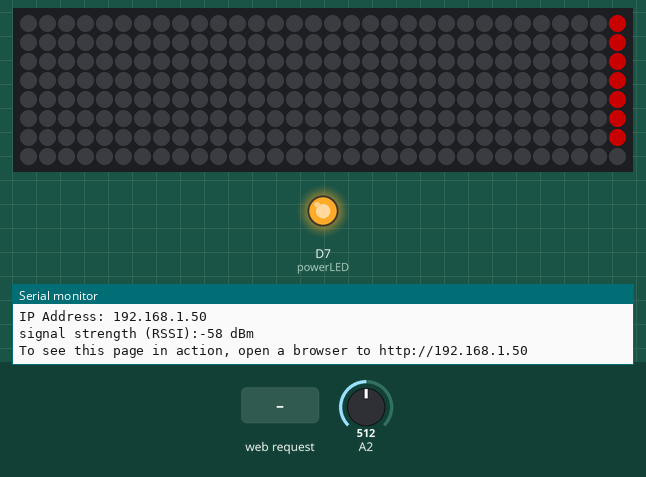
Bench run of a sketch on a simulated Arduino MKR. On the bench: 32×8 RGB LED matrix (first LED top left, wired row by row), output pins drawn as LEDs (lit = HIGH), the last lines printed to the serial monitor. The test bench sets the inputs (shaded band); at power-on: A2 = 512. Dim RGB values are drawn brighter than linear; WiFi joins after 1.5 s; servers stay silent unless stated.

Above: at 14.2 s.
14.3 s: HTTP request GET /?r received
At 15.6 s:
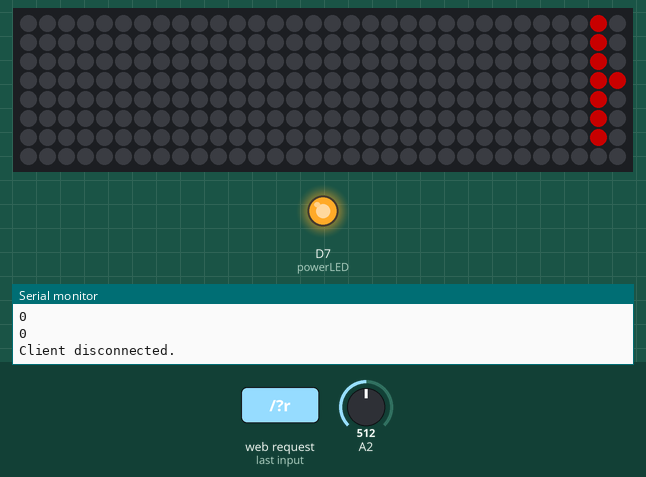
At 16.7 s:
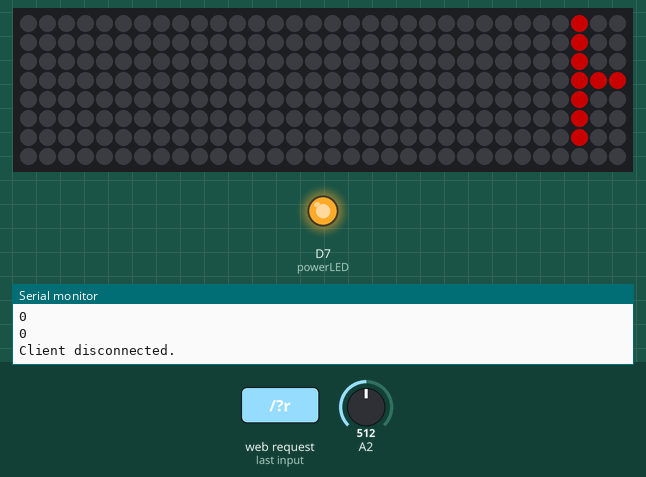
Timing chart, 0 to 18.2 s (numbered marks = the images above; inputs shaded):
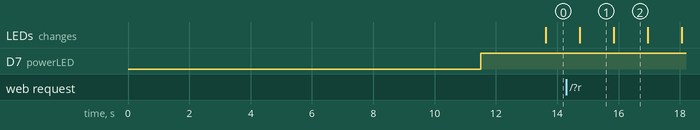

Measured:
- what the display in image 1 shows lasts 1.1 s, from 14.7 s to 15.8 s

The sketch:

LED_Code.ino
```cpp
#include <WiFiNINA.h>
#include <Adafruit_GFX.h>
#include <Adafruit_NeoMatrix.h>
#include <Adafruit_NeoPixel.h>

#ifndef PSTR
#define PSTR // Make Arduino Due happy
#endif

#define PIN 6

int powerLED = 7;
int connectionLED = 8;

char ssid[] = "";
char pass[] = "";
int status = WL_IDLE_STATUS;  // connection status
WiFiServer server(80);        // server socket

WiFiClient client = server.available();

// Decode HTTP GET value
String redString = "0";
String greenString = "0";
String blueString = "0";
int pos1 = 0;
int pos2 = 0;
int pos3 = 0;
int pos4 = 0;

// Variable to store the HTTP req  uest
String header;

// Current time
unsigned long currentTime = millis();
// Previous time
unsigned long previousTime = 0;
// Define timeout time in milliseconds (example: 2000ms = 2s)
const long timeoutTime = 2000;

Adafruit_NeoMatrix matrix = Adafruit_NeoMatrix(
    32, 8, PIN,
    NEO_MATRIX_TOP + NEO_MATRIX_LEFT +
        NEO_MATRIX_COLUMNS + NEO_MATRIX_ZIGZAG,
    NEO_GRB + NEO_KHZ800);

int x = matrix.width();
int matrixPass = 0;

const uint16_t rgb_color[] = {
    matrix.Color(255, 0, 0), matrix.Color(0, 255, 0), matrix.Color(0, 0, 255)};

uint16_t color = rgb_color[0];

// TODO Write a status check function indicating connection status and power
// TODO Create AP access app to remove hard coded credentials (phone app might not be best way)
// TODO Parametrize what text is displayed on the LED panel

void setup()
{
  Serial.begin(9600);

  pinMode(powerLED, OUTPUT);

  matrix.begin();
  matrix.setTextWrap(false);
  matrix.setBrightness(100);
  matrix.setTextColor(rgb_color[0]);

  while (!Serial)
    ;

  enable_WiFi();
  connect_WiFi();

  server.begin();
  printWifiStatus();
}

void loop()
{
  checkStatus();
  drawLED(color);
  client = server.available();

  if (client)
  {
    printWEB();
  }
}

void printWifiStatus()
{
  // print the SSID of the network you're attached to:
  Serial.print("SSID: ");
  Serial.println(WiFi.SSID());

  // print your board's IP address:
  IPAddress ip = WiFi.localIP();
  Serial.print("IP Address: ");
  Serial.println(ip);

  // print the received signal strength:
  long rssi = WiFi.RSSI();
  Serial.print("signal strength (RSSI):");
  Serial.print(rssi);
  Serial.println(" dBm");

  Serial.print("To see this page in action, open a browser to http://");
  Serial.println(ip);
}

void enable_WiFi()
{
  // check for the WiFi module:
  if (WiFi.status() == WL_NO_MODULE)
  {
    Serial.println("Communication with WiFi module failed!");
    // don't continue
    while (true)
      ;
  }

  String fv = WiFi.firmwareVersion();
  if (fv < "1.0.0")
  {
    Serial.println("Please upgrade the firmware");
  }
}

void connect_WiFi()
{
  // attempt to connect to Wifi network:
  while (status != WL_CONNECTED)
  {
    Serial.print("Attempting to connect to SSID: ");
    Serial.println(ssid);
    // Connect to WPA/WPA2 network. Change this line if using open or WEP network:
    status = WiFi.begin(ssid, pass);

    // wait 10 seconds for connection:
    delay(10000);
  }
}

void drawLED(uint16_t inputColor)
{
  matrix.fillScreen(0);
  matrix.setCursor(x, 0);
  matrix.print(F("HELLO WORLD!"));
  if (--x < -50)
  {
    x = matrix.width();
    if (++matrixPass >= 3)
      matrixPass = 0;
    matrix.setTextColor(inputColor);
  }
  matrix.show();
  delay(100);
}

void printWEB()
{
  if (client)
  {
    currentTime = millis();
    previousTime = currentTime;   // if you get a client,
    Serial.println("new client"); // print a message out the serial port
    String currentLine = "";      // make a String to hold incoming data from the client
    while (client.connected() && currentTime - previousTime <= timeoutTime)
    { // loop while the client's connected
      currentTime = millis();
      if (client.available())
      {                         // if there's bytes to read from the client,
        char c = client.read(); // read a byte, then
        Serial.write(c);        // print it out the serial monitor
        header += c;
        if (c == '\n')
        { // if the byte is a newline character

          // if the current line is blank, you got two newline characters in a row.
          // that's the end of the client HTTP request, so send a response:
          if (currentLine.length() == 0)
          {

            // HTTP headers always start with a response code (e.g. HTTP/1.1 200 OK)
            // and a content-type so the client knows what's coming, then a blank line:
            client.println("HTTP/1.1 200 OK");
            client.println("Content-type:text/html");
            client.println("Connection: close");
            client.println();

            // Display the HTML web page
            client.println("<!DOCTYPE html><html>");
            client.println("<head><meta name=\"viewport\" content=\"width=device-width, initial-scale=1\">");
            client.println("<link rel=\"icon\" href=\"data:,\">");
            client.println("<link rel=\"stylesheet\" href=\"https://stackpath.bootstrapcdn.com/bootstrap/4.3.1/css/bootstrap.min.css\">");
            client.println("<script src=\"https://cdnjs.cloudflare.com/ajax/libs/jscolor/2.0.4/jscolor.min.js\"></script>");
            client.println("</head><body><div class=\"container\"><div class=\"row\"><h1>ESP Color Picker</h1></div>");
            client.println("<a class=\"btn btn-primary btn-lg\" href=\"#\" id=\"change_color\" role=\"button\">Change Color</a> ");
            client.println("<input class=\"jscolor {onFineChange:'update(this)'}\" id=\"rgb\"></div>");
            client.println("<script>function update(picker) {document.getElementById('rgb').innerHTML = Math.round(picker.rgb[0]) + ', ' +  Math.round(picker.rgb[1]) + ', ' + Math.round(picker.rgb[2]);");
            client.println("document.getElementById(\"change_color\").href=\"?r\" + Math.round(picker.rgb[0]) + \"g\" +  Math.round(picker.rgb[1]) + \"b\" + Math.round(picker.rgb[2]) + \"&\";}</script></body></html>");
            // The HTTP response ends with another blank line
            client.println();

            // Request sample: /?r201g32b255&
            // Red = 201 | Green = 32 | Blue = 255

            if (header.indexOf("GET /?r") >= 0)
            {
              pos1 = header.indexOf('r');
              pos2 = header.indexOf('g');
              pos3 = header.indexOf('b');
              pos4 = header.indexOf('&');
              redString = header.substring(pos1 + 1, pos2);
              greenString = header.substring(pos2 + 1, pos3);
              blueString = header.substring(pos3 + 1, pos4);
              Serial.println(redString.toInt());
              Serial.println(greenString.toInt());
              Serial.println(blueString.toInt());

              color = matrix.Color(redString.toInt(), greenString.toInt(), blueString.toInt());
            }
            // Break out of the while loop
            break;
          }
          else
          { // if you got a newline, then clear currentLine
            currentLine = "";
          }
        }
        else if (c != '\r')
        {                   // if you got anything else but a carriage return character,
          currentLine += c; // add it to the end of the currentLine
        }
      }
    }
    // Clear the header variable
    header = "";

    // drawLED(color);
    // Close the connection
    client.stop();

    Serial.println("Client disconnected.");
    Serial.println("");
  }
}

void checkStatus()
{
  if (analogRead(A2) > 400)
    digitalWrite(powerLED, HIGH);

  if (status == WL_CONNECTED)
    digitalWrite(connectionLED, HIGH);
  delay(1000);
}
```
